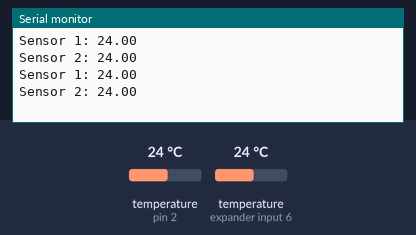
A sketch run on a simulated Arduino Uno, built with avr-gcc and run on an emulated ATmega328P. On the bench: the last lines printed to the serial monitor. The test bench sets the inputs (shaded band); at power-on: temperature (sensors on pin 2, expander input 6) 24 °C.

Above: at 3.3 s.
3.4 s: temperature (sensor on pin 2) set to 12 °C
At 5.1 s:
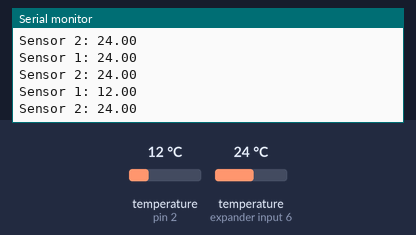
5.9 s: temperature (sensor on expander input 6) set to 12 °C
At 6.9 s:
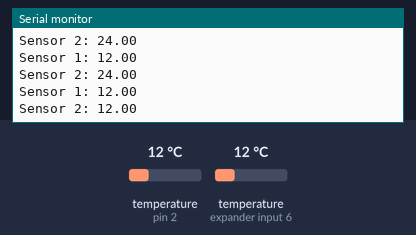
8.4 s: temperature (sensor on pin 2) set to 19 °C
At 10.4 s:
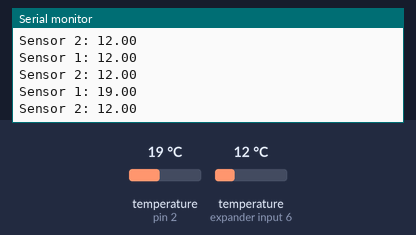
10.9 s: temperature (sensor on expander input 6) set to 19 °C
At 12.1 s:
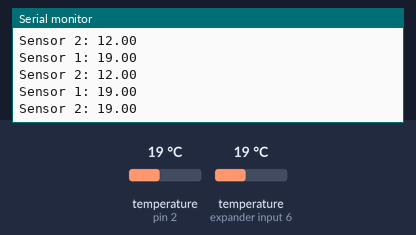
Timing chart, 0 to 13.9 s (numbered marks = the images above; inputs shaded):
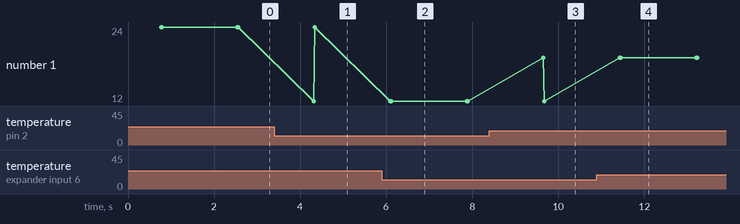

The sketch:

160.ino
```cpp
#include <OneWire.h>
#include <DallasTemperature.h>
#define ONE_WIRE_BUS 2

OneWire oneWire(ONE_WIRE_BUS);
DallasTemperature sensors(&oneWire);

uint8_t sensor1[8] = { 0x28, 0xFF, 0x6E, 0x73, 0x71, 0x17, 0x04, 0x7C };
uint8_t sensor2[8] = { 0x28, 0xFF, 0x2B, 0xFB, 0x71, 0x17, 0x04, 0x82 };

void setup(void)
{
  Serial.begin(9600);
  sensors.begin();
}

void loop(void)
{
  sensors.requestTemperatures();

  Serial.print("Sensor 1: ");
  printTemperature(sensor1);

  Serial.print("Sensor 2: ");
  printTemperature(sensor2);

  Serial.println();
  delay(1000);
}

void printTemperature(DeviceAddress deviceAddress)
{
  float tempC = sensors.getTempC(deviceAddress);
  Serial.println(tempC);
}
```

Measured:
- after the input at 3.4 s, the serial monitor: prints a new line after 0.92 s (image 1)
- after the input at 5.9 s, the serial monitor: prints a new line after 0.22 s (image 2)
- after the input at 8.4 s, the serial monitor: prints a new line after 1.3 s (image 3)
- after the input at 10.9 s, the serial monitor: prints a new line after 0.55 s (image 4)
